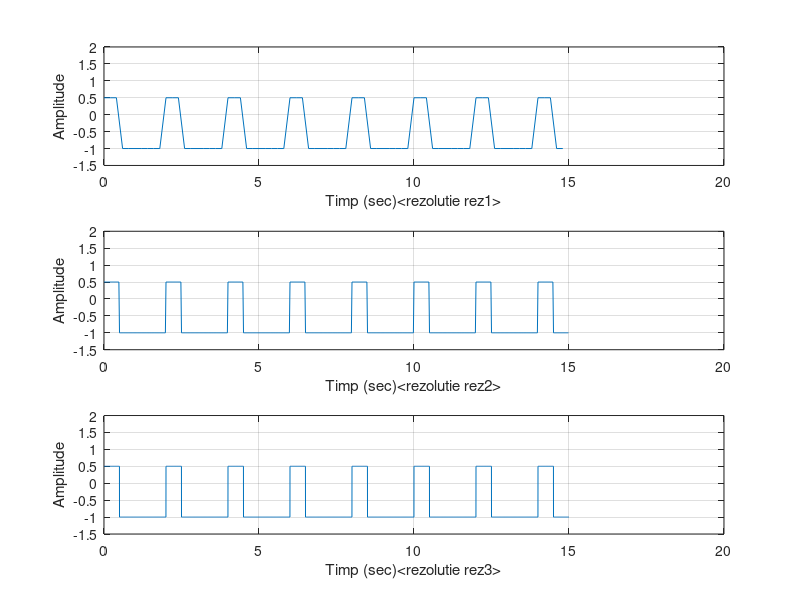

This figure's MATLAB source:
T=15;                 
T0= 2 ;               
rez1 = 0.2;           
rez2 = 0.02;          
rez3 = 0.002;         


N1= round(T/rez1);    
t1=rez1*(0:N1-1);      
                      
F0=1/T0;              

semnal1 =-0.25+ 0.75*square(2*pi*F0*t1, 25);       
subplot(3,1,1),plot(t1,semnal1),grid, ylim([-1.5 2]),xlabel('Timp (sec)<rezolutie rez1>') ,ylabel('Amplitude') 


N2= round(T/rez2);
t2=rez2*(0:N2-1);

semnal2 =-0.25+ 0.75*square(2*pi*F0*t2, 25);
subplot(3,1,2),plot(t2,semnal2),grid, ylim([-1.5 2]),xlabel('Timp (sec)<rezolutie rez2>') ,ylabel('Amplitude')



N3= round(T/rez3);
t3=rez3*(0:N3-1);

semnal3 =-0.25+ 0.75*square(2*pi*F0*t3, 25);
subplot(3,1,3),plot(t3,semnal3),grid, ylim([-1.5 2]),xlabel('Timp (sec)<rezolutie rez3>') ,ylabel('Amplitude')
